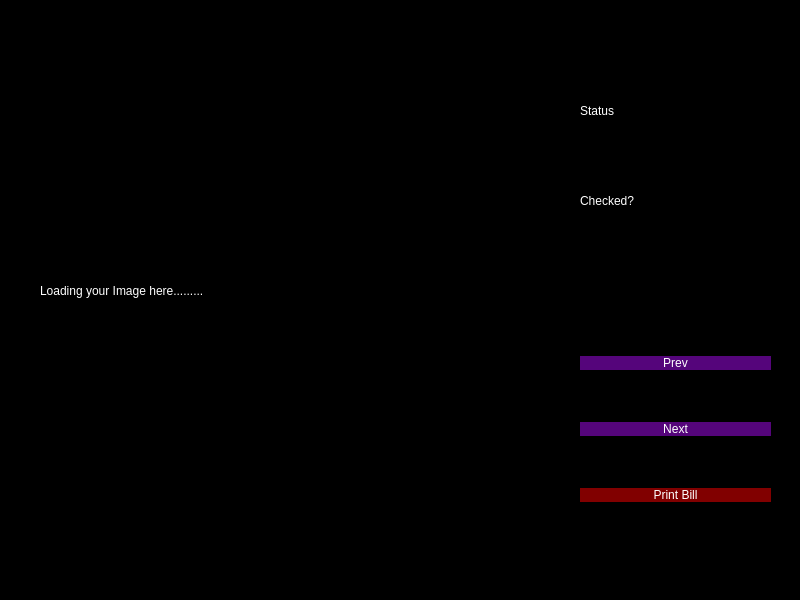
<?xml version="1.0" encoding="UTF-8"?>
<ui version="4.0">
 <class>MainWindow</class>
 <widget class="QMainWindow" name="MainWindow">
  <property name="geometry">
   <rect>
    <x>0</x>
    <y>0</y>
    <width>800</width>
    <height>600</height>
   </rect>
  </property>
  <property name="windowTitle">
   <string>MainWindow</string>
  </property>
  <property name="styleSheet">
   <string notr="true">background-color:rgb(0,0,0);</string>
  </property>
  <property name="unifiedTitleAndToolBarOnMac">
   <bool>false</bool>
  </property>
  <widget class="QWidget" name="centralwidget">
   <widget class="QLabel" name="label">
    <property name="geometry">
     <rect>
      <x>40</x>
      <y>40</y>
      <width>471</width>
      <height>501</height>
     </rect>
    </property>
    <property name="styleSheet">
     <string notr="true">color:white;
font: 24pt &quot;MS Shell Dlg 2&quot;;</string>
    </property>
    <property name="text">
     <string>Loading your Image here.........</string>
    </property>
   </widget>
   <widget class="QWidget" name="verticalLayoutWidget">
    <property name="geometry">
     <rect>
      <x>580</x>
      <y>310</y>
      <width>191</width>
      <height>241</height>
     </rect>
    </property>
    <layout class="QVBoxLayout" name="verticalLayout">
     <item>
      <widget class="QPushButton" name="pushButton_3">
       <property name="styleSheet">
        <string notr="true">QPushButton{
font: 75  20pt &quot;MS Reference Sans Serif&quot;;
	color:rgb(255, 255, 255);
background-color: rgb(85,5,123);	
border-radius:20px;
}


QPushButton:hover{
background-color: rgb(137, 44, 220);

color: rgb(255, 255, 255);
}
</string>
       </property>
       <property name="text">
        <string>Prev</string>
       </property>
       <property name="shortcut">
        <string>Left</string>
       </property>
      </widget>
     </item>
     <item>
      <widget class="QPushButton" name="pushButton_2">
       <property name="styleSheet">
        <string notr="true">QPushButton{
font: 75  20pt &quot;MS Reference Sans Serif&quot;;
	color:rgb(255, 255, 255);
background-color: rgb(85,5,123);	
border-radius:20px;
}


QPushButton:hover{
background-color: rgb(137, 44, 220);

color: rgb(255, 255, 255);
}
</string>
       </property>
       <property name="text">
        <string>Next</string>
       </property>
       <property name="shortcut">
        <string>Right</string>
       </property>
      </widget>
     </item>
     <item>
      <widget class="QPushButton" name="pushButton">
       <property name="styleSheet">
        <string notr="true">QPushButton{
font: 75  20pt &quot;MS Reference Sans Serif&quot;;
	color:rgb(255, 255, 255);
	background-color: rgb(129, 0, 0);
	border-radius: 20px;

}


QPushButton:hover{
background-color:rgb(32, 106, 93);
color: rgb(255, 255, 255);
	border-radius: 20px;
}
</string>
       </property>
       <property name="text">
        <string>Print Bill</string>
       </property>
       <property name="shortcut">
        <string>Return</string>
       </property>
      </widget>
     </item>
    </layout>
   </widget>
   <widget class="QTextEdit" name="textEdit_2">
    <property name="geometry">
     <rect>
      <x>580</x>
      <y>220</y>
      <width>191</width>
      <height>31</height>
     </rect>
    </property>
    <property name="styleSheet">
     <string notr="true">color: rgb(255, 255, 255);</string>
    </property>
   </widget>
   <widget class="QLabel" name="label_2">
    <property name="geometry">
     <rect>
      <x>580</x>
      <y>100</y>
      <width>61</width>
      <height>21</height>
     </rect>
    </property>
    <property name="styleSheet">
     <string notr="true">color:rgb(255, 255, 255);</string>
    </property>
    <property name="text">
     <string>Status</string>
    </property>
   </widget>
   <widget class="QLabel" name="label_3">
    <property name="geometry">
     <rect>
      <x>580</x>
      <y>190</y>
      <width>61</width>
      <height>21</height>
     </rect>
    </property>
    <property name="styleSheet">
     <string notr="true">color: rgb(255, 255, 255);</string>
    </property>
    <property name="text">
     <string>Checked?</string>
    </property>
   </widget>
   <widget class="QTextEdit" name="textEdit_3">
    <property name="geometry">
     <rect>
      <x>580</x>
      <y>130</y>
      <width>191</width>
      <height>31</height>
     </rect>
    </property>
    <property name="styleSheet">
     <string notr="true">color: rgb(255, 255, 255);</string>
    </property>
   </widget>
  </widget>
  <widget class="QStatusBar" name="statusbar"/>
 </widget>
 <resources/>
 <connections/>
</ui>
